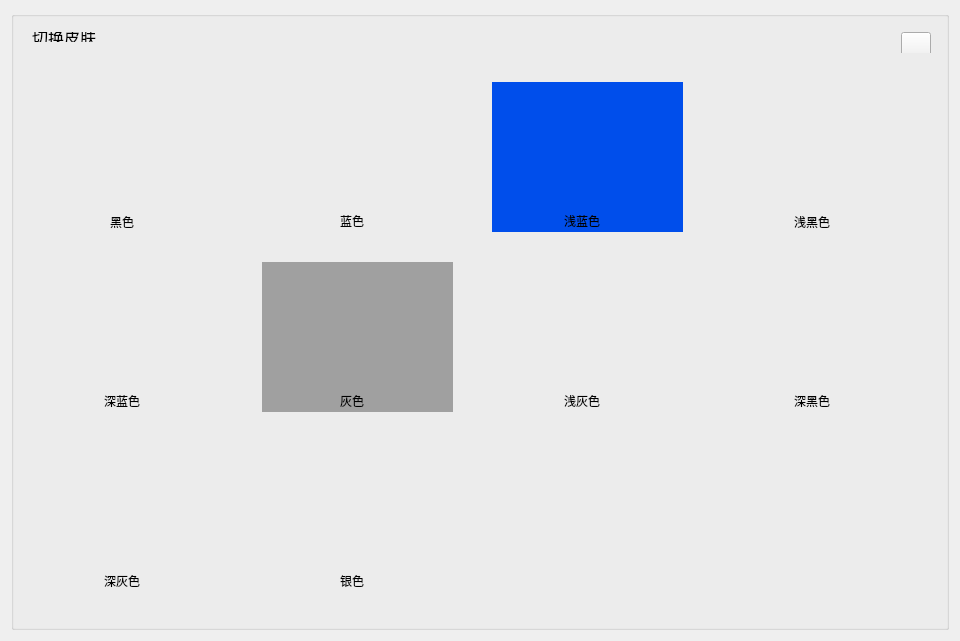
<?xml version="1.0" encoding="UTF-8"?>
<ui version="4.0">
 <class>changeSkin</class>
 <widget class="QWidget" name="changeSkin">
  <property name="geometry">
   <rect>
    <x>0</x>
    <y>0</y>
    <width>960</width>
    <height>641</height>
   </rect>
  </property>
  <property name="windowTitle">
   <string>changeSkin</string>
  </property>
  <layout class="QGridLayout" name="gridLayout">
   <item row="0" column="0">
    <widget class="QGroupBox" name="groupBox">
     <property name="title">
      <string/>
     </property>
     <widget class="QWidget" name="layoutWidget_3">
      <property name="geometry">
       <rect>
        <x>10</x>
        <y>240</y>
        <width>202</width>
        <height>170</height>
       </rect>
      </property>
      <layout class="QVBoxLayout" name="verticalLayout_4">
       <item>
        <widget class="ClickedLabel" name="hui_label">
         <property name="minimumSize">
          <size>
           <width>200</width>
           <height>150</height>
          </size>
         </property>
         <property name="maximumSize">
          <size>
           <width>200</width>
           <height>150</height>
          </size>
         </property>
         <property name="styleSheet">
          <string notr="true"/>
         </property>
         <property name="text">
          <string/>
         </property>
         <property name="pixmap">
          <pixmap resource="client.qrc">:/Client/res/qss/darkblue.png</pixmap>
         </property>
        </widget>
       </item>
       <item>
        <widget class="QLabel" name="label_8">
         <property name="text">
          <string>深蓝色</string>
         </property>
         <property name="alignment">
          <set>Qt::AlignCenter</set>
         </property>
        </widget>
       </item>
      </layout>
     </widget>
     <widget class="QWidget" name="layoutWidget_5">
      <property name="geometry">
       <rect>
        <x>470</x>
        <y>240</y>
        <width>202</width>
        <height>170</height>
       </rect>
      </property>
      <layout class="QVBoxLayout" name="verticalLayout_6">
       <item>
        <widget class="ClickedLabel" name="wathetgray_label">
         <property name="minimumSize">
          <size>
           <width>200</width>
           <height>150</height>
          </size>
         </property>
         <property name="maximumSize">
          <size>
           <width>200</width>
           <height>150</height>
          </size>
         </property>
         <property name="styleSheet">
          <string notr="true"/>
         </property>
         <property name="text">
          <string/>
         </property>
         <property name="pixmap">
          <pixmap resource="client.qrc">:/Client/res/qss/wathetgray.png</pixmap>
         </property>
        </widget>
       </item>
       <item>
        <widget class="QLabel" name="label_10">
         <property name="text">
          <string>浅灰色</string>
         </property>
         <property name="alignment">
          <set>Qt::AlignCenter</set>
         </property>
        </widget>
       </item>
      </layout>
     </widget>
     <widget class="QWidget" name="layoutWidget_12">
      <property name="geometry">
       <rect>
        <x>700</x>
        <y>240</y>
        <width>202</width>
        <height>170</height>
       </rect>
      </property>
      <layout class="QVBoxLayout" name="verticalLayout_13">
       <item>
        <widget class="ClickedLabel" name="darkblack_label">
         <property name="minimumSize">
          <size>
           <width>200</width>
           <height>150</height>
          </size>
         </property>
         <property name="maximumSize">
          <size>
           <width>200</width>
           <height>150</height>
          </size>
         </property>
         <property name="styleSheet">
          <string notr="true"/>
         </property>
         <property name="text">
          <string/>
         </property>
         <property name="pixmap">
          <pixmap>:/res/qss/darkblack.png</pixmap>
         </property>
        </widget>
       </item>
       <item>
        <widget class="QLabel" name="label_17">
         <property name="text">
          <string>深黑色</string>
         </property>
         <property name="alignment">
          <set>Qt::AlignCenter</set>
         </property>
        </widget>
       </item>
      </layout>
     </widget>
     <widget class="QWidget" name="layoutWidget1">
      <property name="geometry">
       <rect>
        <x>240</x>
        <y>60</y>
        <width>202</width>
        <height>170</height>
       </rect>
      </property>
      <layout class="QVBoxLayout" name="verticalLayout_2">
       <item>
        <widget class="ClickedLabel" name="mei_label">
         <property name="minimumSize">
          <size>
           <width>200</width>
           <height>150</height>
          </size>
         </property>
         <property name="maximumSize">
          <size>
           <width>200</width>
           <height>150</height>
          </size>
         </property>
         <property name="styleSheet">
          <string notr="true"/>
         </property>
         <property name="text">
          <string/>
         </property>
         <property name="pixmap">
          <pixmap resource="client.qrc">:/Client/res/qss/blue.png</pixmap>
         </property>
         <property name="scaledContents">
          <bool>true</bool>
         </property>
        </widget>
       </item>
       <item>
        <widget class="QLabel" name="label_6">
         <property name="text">
          <string>蓝色</string>
         </property>
         <property name="alignment">
          <set>Qt::AlignCenter</set>
         </property>
        </widget>
       </item>
      </layout>
     </widget>
     <widget class="QWidget" name="layoutWidget_2">
      <property name="geometry">
       <rect>
        <x>470</x>
        <y>60</y>
        <width>202</width>
        <height>170</height>
       </rect>
      </property>
      <layout class="QVBoxLayout" name="verticalLayout_3">
       <item>
        <widget class="ClickedLabel" name="sky_label">
         <property name="minimumSize">
          <size>
           <width>200</width>
           <height>150</height>
          </size>
         </property>
         <property name="maximumSize">
          <size>
           <width>200</width>
           <height>150</height>
          </size>
         </property>
         <property name="styleSheet">
          <string notr="true">background-color: rgb(31, 31, 31);
background-color: rgb(0, 78, 235);</string>
         </property>
         <property name="text">
          <string/>
         </property>
         <property name="pixmap">
          <pixmap resource="client.qrc">:/Client/res/qss/wathetblue.png</pixmap>
         </property>
        </widget>
       </item>
       <item>
        <widget class="QLabel" name="label_7">
         <property name="text">
          <string>浅蓝色</string>
         </property>
         <property name="alignment">
          <set>Qt::AlignCenter</set>
         </property>
        </widget>
       </item>
      </layout>
     </widget>
     <widget class="QWidget" name="layoutWidget2">
      <property name="geometry">
       <rect>
        <x>10</x>
        <y>60</y>
        <width>202</width>
        <height>171</height>
       </rect>
      </property>
      <layout class="QVBoxLayout" name="verticalLayout1">
       <item>
        <widget class="ClickedLabel" name="black_label">
         <property name="minimumSize">
          <size>
           <width>200</width>
           <height>150</height>
          </size>
         </property>
         <property name="maximumSize">
          <size>
           <width>200</width>
           <height>150</height>
          </size>
         </property>
         <property name="styleSheet">
          <string notr="true"/>
         </property>
         <property name="text">
          <string/>
         </property>
         <property name="pixmap">
          <pixmap resource="client.qrc">:/Client/res/qss/black.png</pixmap>
         </property>
        </widget>
       </item>
       <item>
        <widget class="QLabel" name="label_5">
         <property name="text">
          <string>黑色</string>
         </property>
         <property name="alignment">
          <set>Qt::AlignCenter</set>
         </property>
        </widget>
       </item>
      </layout>
     </widget>
     <widget class="QWidget" name="layoutWidget_6">
      <property name="geometry">
       <rect>
        <x>10</x>
        <y>420</y>
        <width>202</width>
        <height>170</height>
       </rect>
      </property>
      <layout class="QVBoxLayout" name="verticalLayout_7">
       <item>
        <widget class="ClickedLabel" name="darkgray_label">
         <property name="minimumSize">
          <size>
           <width>200</width>
           <height>150</height>
          </size>
         </property>
         <property name="maximumSize">
          <size>
           <width>200</width>
           <height>150</height>
          </size>
         </property>
         <property name="styleSheet">
          <string notr="true"/>
         </property>
         <property name="text">
          <string/>
         </property>
         <property name="pixmap">
          <pixmap resource="client.qrc">:/Client/res/qss/darkgray.png</pixmap>
         </property>
        </widget>
       </item>
       <item>
        <widget class="QLabel" name="label_11">
         <property name="text">
          <string>深灰色</string>
         </property>
         <property name="alignment">
          <set>Qt::AlignCenter</set>
         </property>
        </widget>
       </item>
      </layout>
     </widget>
     <widget class="QWidget" name="layoutWidget_4">
      <property name="geometry">
       <rect>
        <x>240</x>
        <y>240</y>
        <width>202</width>
        <height>170</height>
       </rect>
      </property>
      <layout class="QVBoxLayout" name="verticalLayout_5">
       <item>
        <widget class="ClickedLabel" name="gray_label">
         <property name="minimumSize">
          <size>
           <width>200</width>
           <height>150</height>
          </size>
         </property>
         <property name="maximumSize">
          <size>
           <width>200</width>
           <height>150</height>
          </size>
         </property>
         <property name="styleSheet">
          <string notr="true">background-color: rgb(31, 31, 31);
background-color: rgb(160, 160, 160);</string>
         </property>
         <property name="text">
          <string/>
         </property>
         <property name="pixmap">
          <pixmap resource="client.qrc">:/Client/res/qss/gray.png</pixmap>
         </property>
        </widget>
       </item>
       <item>
        <widget class="QLabel" name="label_9">
         <property name="text">
          <string>灰色</string>
         </property>
         <property name="alignment">
          <set>Qt::AlignCenter</set>
         </property>
        </widget>
       </item>
      </layout>
     </widget>
     <widget class="QWidget" name="layoutWidget_7">
      <property name="geometry">
       <rect>
        <x>240</x>
        <y>420</y>
        <width>202</width>
        <height>170</height>
       </rect>
      </property>
      <layout class="QVBoxLayout" name="verticalLayout_8">
       <item>
        <widget class="ClickedLabel" name="sliver_label">
         <property name="minimumSize">
          <size>
           <width>200</width>
           <height>150</height>
          </size>
         </property>
         <property name="maximumSize">
          <size>
           <width>200</width>
           <height>150</height>
          </size>
         </property>
         <property name="styleSheet">
          <string notr="true"/>
         </property>
         <property name="text">
          <string/>
         </property>
         <property name="pixmap">
          <pixmap resource="client.qrc">:/Client/res/qss/sliver.png</pixmap>
         </property>
        </widget>
       </item>
       <item>
        <widget class="QLabel" name="label_12">
         <property name="text">
          <string>银色</string>
         </property>
         <property name="alignment">
          <set>Qt::AlignCenter</set>
         </property>
        </widget>
       </item>
      </layout>
     </widget>
     <widget class="QWidget" name="layoutWidget_8">
      <property name="geometry">
       <rect>
        <x>700</x>
        <y>60</y>
        <width>202</width>
        <height>171</height>
       </rect>
      </property>
      <layout class="QVBoxLayout" name="verticalLayout_9">
       <item>
        <widget class="ClickedLabel" name="flatblack_label">
         <property name="minimumSize">
          <size>
           <width>200</width>
           <height>150</height>
          </size>
         </property>
         <property name="maximumSize">
          <size>
           <width>200</width>
           <height>150</height>
          </size>
         </property>
         <property name="styleSheet">
          <string notr="true"/>
         </property>
         <property name="text">
          <string/>
         </property>
         <property name="pixmap">
          <pixmap>:/res/qss/flatblack.png</pixmap>
         </property>
        </widget>
       </item>
       <item>
        <widget class="QLabel" name="label_13">
         <property name="text">
          <string>浅黑色</string>
         </property>
         <property name="alignment">
          <set>Qt::AlignCenter</set>
         </property>
        </widget>
       </item>
      </layout>
     </widget>
     <widget class="QWidget" name="layoutWidget">
      <property name="geometry">
       <rect>
        <x>10</x>
        <y>10</y>
        <width>921</width>
        <height>32</height>
       </rect>
      </property>
      <layout class="QHBoxLayout" name="horizontalLayout">
       <item>
        <widget class="QLabel" name="label">
         <property name="font">
          <font>
           <family>Microsoft YaHei</family>
           <pointsize>12</pointsize>
          </font>
         </property>
         <property name="text">
          <string>切换皮肤</string>
         </property>
        </widget>
       </item>
       <item>
        <widget class="QPushButton" name="btnClose">
         <property name="minimumSize">
          <size>
           <width>30</width>
           <height>30</height>
          </size>
         </property>
         <property name="maximumSize">
          <size>
           <width>30</width>
           <height>30</height>
          </size>
         </property>
         <property name="text">
          <string/>
         </property>
         <property name="icon">
          <iconset resource="res.qrc">
           <normaloff>:/res/SoftIcon/Cancel.png</normaloff>:/res/SoftIcon/Cancel.png</iconset>
         </property>
         <property name="iconSize">
          <size>
           <width>25</width>
           <height>25</height>
          </size>
         </property>
        </widget>
       </item>
      </layout>
     </widget>
    </widget>
   </item>
  </layout>
 </widget>
 <layoutdefault spacing="6" margin="11"/>
 <customwidgets>
  <customwidget>
   <class>ClickedLabel</class>
   <extends>QLabel</extends>
   <header>clickedlabel.h</header>
  </customwidget>
 </customwidgets>
 <resources>
  <include location="res.qrc"/>
  <include location="client.qrc"/>
 </resources>
 <connections/>
</ui>
